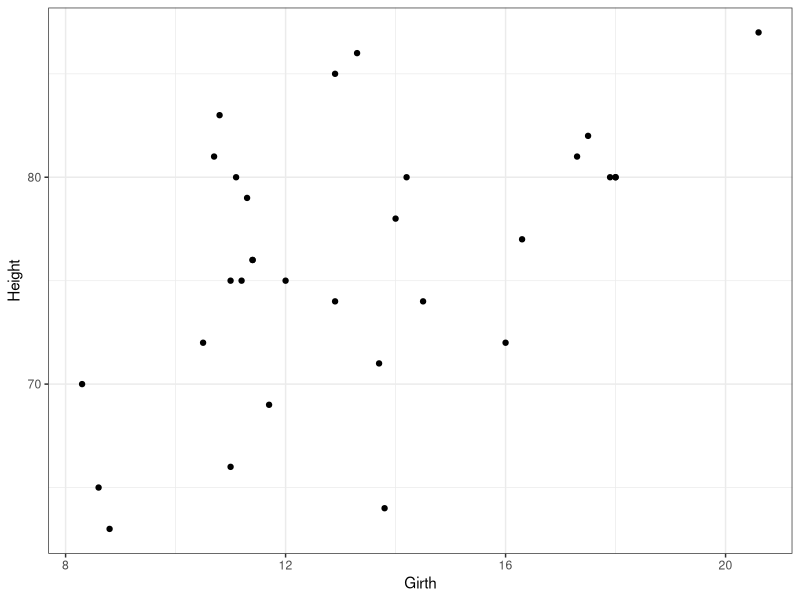
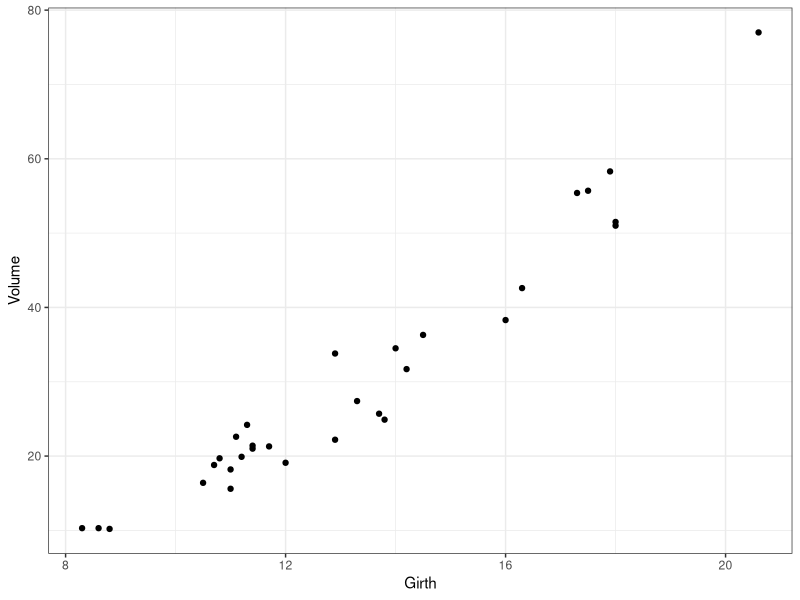
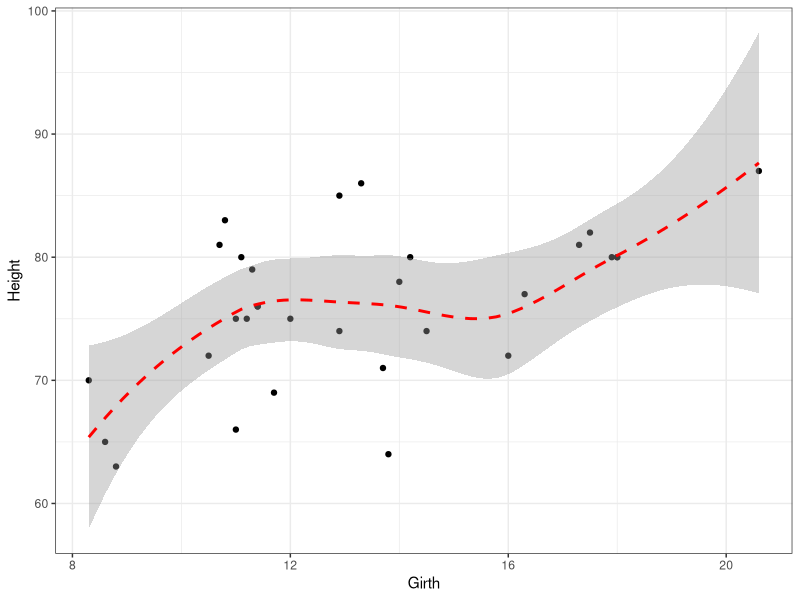
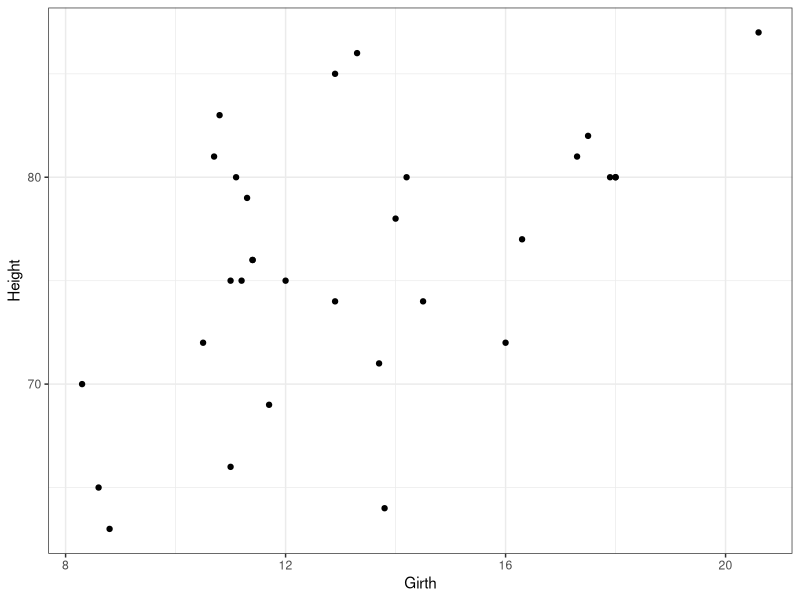
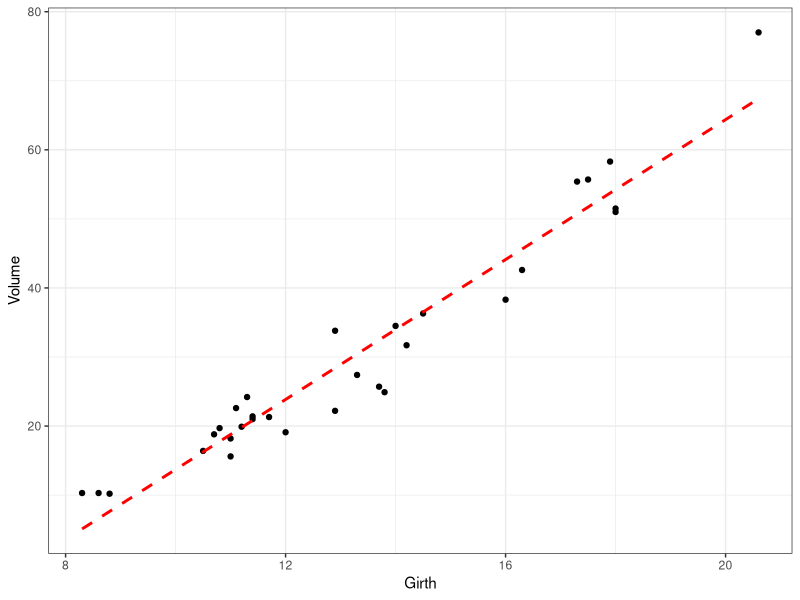

Reproduce these figures in R, in order.
## ---- chunk 1
# DO NOT TOUCH THIS CODE CHUNK
library(ggplot2)
library(tidyverse)
theme_set(theme_bw())
## ---- chunk 2
trees[1:6,]
## ---- chunk 3
names(trees)
## ---- chunk 4
dim(trees)
## ---- chunk 5
plot_ex1_A<-ggplot(data=trees, aes(x=Girth,y=Height))+
         geom_point()
plot_ex1_A

plot_ex1_B<-ggplot(data=trees, aes(x=Girth,y=Volume))+
         geom_point()
plot_ex1_B
## ---- chunk 6
plot_ex1_A+geom_smooth(lty=2, col="red")
plot_ex1_A

  
fit1<-lm(Volume~Girth, data=trees)
plot_ex1_B+geom_line(aes(x=Girth,y=predict(fit1)),col="red",size=1,lty=2)
summary(fit1)

fit_text <- function(fit1){
    paste(capture.output(fit1)[1:7], collapse="\n")
}



## ---- chunk 7
USArrests[1:3,]

## ---- chunk 8
mean(USArrests[,1])

## ---- chunk 9
ColA<-USArrests$Assault
IndexA<-which.max(ColA)


## ---- chunk 10
Sub1<-subset(USArrests, UrbanPop>=80)

## ---- chunk 11
length(Sub1[,1])

## ---- chunk 12
min(Sub1[,4])

## ---- chunk 13

## ---- chunk 14

## ---- chunk 15

## ---- chunk 16

## ---- chunk 17
Pressure_1<-function(omega,lambda_laser){
  lambda_sample=((10^7)*lambda_laser)/((10^7)-omega)
  (1876/10.71)*(((lambda_sample/694.24)^10.71)-1)
  
}
Pressure_1(4400,532)



## ---- chunk 18
Lor_exam<-function(width_max){
    
}


Lor <- function(x, x0=0, FWHM=1){
    2/(pi*FWHM)/(1+((x-x0)/(FWHM/2))^2)
}
## ---- chunk 19
flist <- list.files(path = "Data", pattern = "ruby")
length(flist)
## ---- chunk 20

## ---- chunk 21

## ---- chunk 22

## ---- chunk 23

## ---- chunk 24
fRBM <- list.files(path = "Data", pattern = "RBM")


## ---- chunk 25

